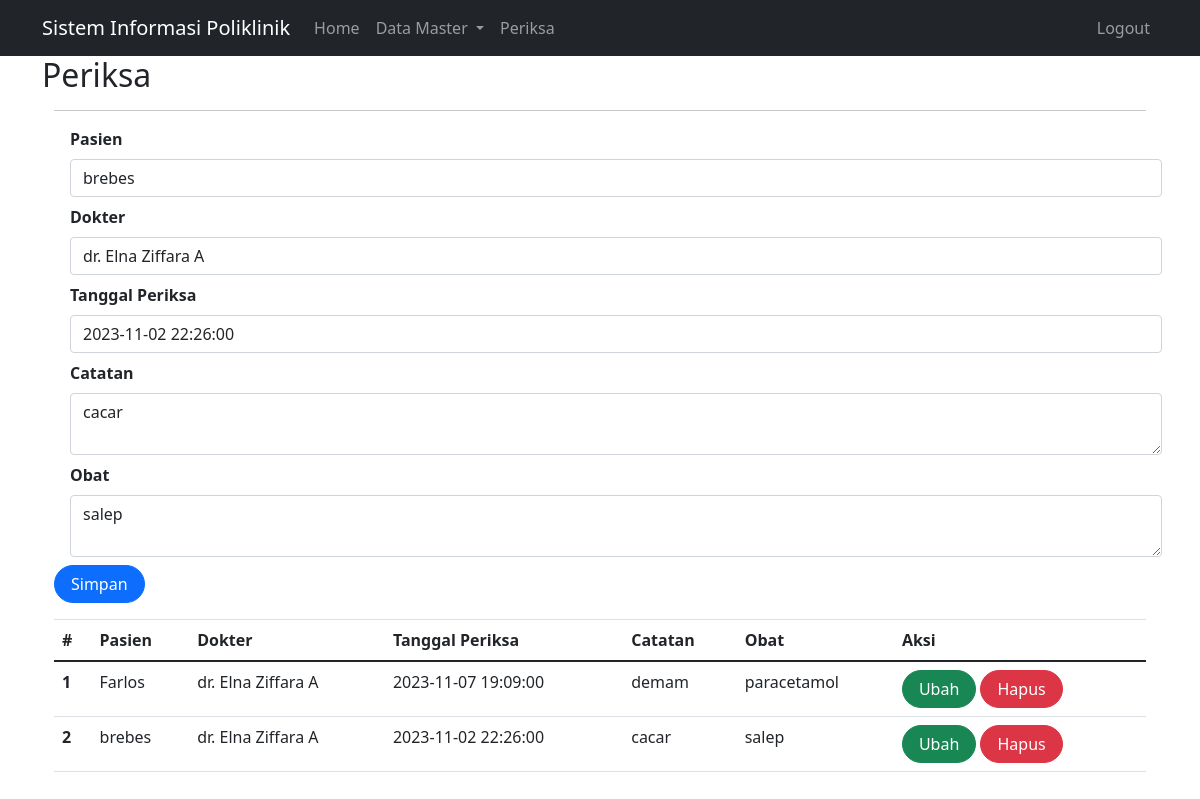
Screenshot of /index.php?page=periksa&id=5 (signed in) with the database file from the repository.
### tables this page shows
CREATE TABLE `periksa` (
  `id` int(10) NOT NULL,
  `id_pasien` int(11) DEFAULT NULL,
  `id_dokter` int(11) DEFAULT NULL,
  `tgl_periksa` datetime DEFAULT NULL,
  `catatan` text DEFAULT NULL,
  `obat` varchar(255) DEFAULT NULL
);

CREATE TABLE `pasien` (
  `id` int(10) UNSIGNED NOT NULL,
  `nama` varchar(255) DEFAULT NULL,
  `alamat` varchar(255) DEFAULT NULL,
  `no_hp` varchar(50) DEFAULT NULL
);

CREATE TABLE `dokter` (
  `id` int(10) UNSIGNED NOT NULL,
  `nama` varchar(255) DEFAULT NULL,
  `alamat` varchar(255) DEFAULT NULL,
  `no_hp` varchar(50) DEFAULT NULL
);

### periksa.php (the view, shortened to what this page needs)
<?php
include_once("koneksi.php");
?>
<!DOCTYPE html>
<html lang="en">
<head>
    <link rel="stylesheet" href="assets/css/bootstrap.css">
    <link href="https://cdn.jsdelivr.net/npm/bootstrap@5.0.2/dist/css/bootstrap.min.css"
    rel="stylesheet"
>
</head>
<body>
<div class="container">
<hr>
<form class="form row" method="POST" action="" name="myForm" onsubmit="return(validate());">
    <?php
    $id_pasien = '';
    $tgl_periksa = '';
    $catatan = '';
    $obat ='';
    if (isset($_GET['id'])) {
        $ambil = mysqli_query($mysqli, "SELECT * FROM periksa
        WHERE periksa.id='" . $_GET['id'] . "'");
        while ($row = mysqli_fetch_array($ambil)) {
            $id_pasien = $row['id_pasien'];
            $id_dokter = $row['id_dokter'];
            $tgl_periksa = $row['tgl_periksa'];
            $catatan = $row['catatan'];
            $obat = $row['obat'];
        }
    ?>
    <?php
    }
    ?>
    <div class="form-group mx-sm-3 mb-2">
        <label for="inputPasien" class="form-label fw-bold">
            Pasien
        </label>
        <select class="form-control" name="id_pasien">
            <?php
            $selected = '';
            $pasien = mysqli_query($mysqli, "SELECT * FROM pasien");
            while ($data = mysqli_fetch_array($pasien)) {
                if ($data['id'] == $id_pasien) {
                    $selected = 'selected="selected"';
                } else {
                    $selected = '';
                }
            ?>
                <option value="<?php echo $data['id'] ?>" <?php echo $selected ?>><?php echo $data['nama'] ?></option>
            <?php
            }
            ?>
        </select>
    </div>
    <div class="form-group mx-sm-3 mb-2">
        <label for="inputDokter" class="form-label fw-bold">
            Dokter
        </label>
        <select class="form-control" name="id_dokter">
            <?php
            $selected = '';
            $dokter = mysqli_query($mysqli, "SELECT * FROM dokter");
            while ($data = mysqli_fetch_array($dokter)) {
                if ($data['id'] == $id_dokter) {
                    $selected = 'selected="selected"';
                } else {
                    $selected = '';
                }
            ?>
                <option value="<?php echo $data['id'] ?>" <?php echo $selected ?>><?php echo $data['nama'] ?></option>
            <?php
            }
            ?>
        </select>
    </div>
    <div class="form-group mx-sm-3 mb-2">
        <label for="inputTanggal" class="form-label fw-bold">
            Tanggal Periksa
        </label>
        <input type="datetime" class="form-control" name="tgl_periksa" id="inputTanggal" value="<?php echo $tgl_periksa; ?>">
    </div>
    <div class="form-group mx-sm-3 mb-2">
        <label for="inputCatatan" class="form-label fw-bold">
            Catatan
        </label>
        <textarea class="form-control" name="catatan" id="inputCatatan" placeholder="Catatan"><?php echo $catatan; ?></textarea>
    </div>
    <div class="form-group mx-sm-3 mb-2">
        <label for="inputCatatan" class="form-label fw-bold">
            Obat
        </label>
        <textarea class="form-control" name="obat" id="inputObat" placeholder="Obat"><?php echo $obat; ?></textarea>
    </div>
    <div class="form-group">
        <button type="submit" class="btn btn-primary rounded-pill px-3" name="simpan">Simpan</button>
    </div>
</form>
<table class="table table-hover">
    <thead>
        <tr>
            <th scope="col">#</th>
            <th scope="col">Pasien</th>
            <th scope="col">Dokter</th>
            <th scope="col">Tanggal Periksa</th>
            <th scope="col">Catatan</th>
            <th scope="col">Obat</th>
            <th scope="col">Aksi</th>
        </tr>
    </thead>
    <tbody>
        <?php
        $result = mysqli_query(
            $mysqli, "SELECT pr.*, d.nama as 'nama_dokter', p.nama as 'nama_pasien' FROM periksa pr LEFT JOIN dokter d ON (pr.id_dokter = d.id) LEFT JOIN pasien p ON (pr.id_pasien = p.id) ORDER BY pr.tgl_periksa DESC"
        );
        $no = 1;
        while ($data = mysqli_fetch_array($result)) {
        ?>
            <tr>
                <th scope="row"><?php echo $no++ ?></th>
                <td><?php echo $data['nama_pasien'] ?></td>
                <td><?php echo $data['nama_dokter'] ?></td>
                <td><?php echo $data['tgl_periksa'] ?></td>
                <td><?php echo $data['catatan'] ?></td>
                <td><?php echo $data['obat'] ?></td>
                <td>
                    <a class="btn btn-success rounded-pill px-3" href="index.php?page=periksa&id=<?php echo $data['id'] ?>">Ubah</a>
                    <a class="btn btn-danger rounded-pill px-3" href="index.php?page=periksa&id=<?php echo $data['id'] ?>&aksi=hapus">Hapus</a>
                </td>
            </tr>
        <?php
        }
        ?>
    </tbody>
</table>
</body>
</html>

### rows the page displays
periksa: tgl_periksa "2023-11-02 22:26:00", catatan "cacar", obat "salep", id_pasien.nama "brebes", id_dokter.nama "dr. Elna Ziffara A"
periksa: id_pasien.nama "Farlos", id_dokter.nama "dr. Elna Ziffara A", tgl_periksa "2023-11-07 19:09:00", catatan "demam", obat "paracetamol"

### other values shown
$_GET['page'] "Periksa"
form field id_pasien "brebes"
form field id_dokter "dr. Elna Ziffara A"
